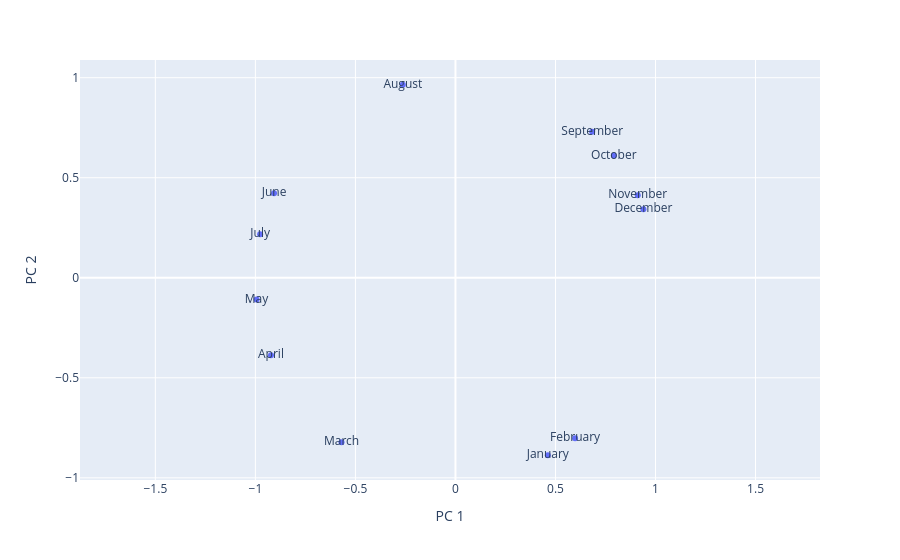

Source (notebook cell):
### Code cell
# make 2-component pca from embeddings and draw a scatterplot
model = models_months["llama8b"]
pca_embs, var_ratio = pca(model.embs, low_dim=2)
pca_embs /= pca_embs.norm(dim=1, keepdim=True)
# make aspect ratio square
fig = plotly.express.scatter(x=pca_embs[:, 0].cpu(), y=pca_embs[:, 1].cpu(), text=model.arange).update_xaxes(title="PC 1").update_yaxes(title="PC 2", scaleanchor="x")
fig

### Figure 1 — Plotly figure (JSON) as saved in the notebook; plotly's stock layout.template omitted (floating-point values rounded to 4 significant figures)
{"data": [{"hovertemplate": "x=%{x}<br>y=%{y}<br>text=%{text}<extra></extra>", "legendgroup": "", "marker": {"color": "#636efa", "symbol": "circle"}, "mode": "markers+text", "name": "", "orientation": "v", "showlegend": false, "text": ["January", "February", "March", "April", "May", "June", "July", "August", "September", "October", "November", "December"], "type": "scatter", "x": [0.4616, 0.5979, -0.5696, -0.9221, -0.994, -0.9066, -0.9762, -0.263, 0.6836, 0.7917, 0.9112, 0.9396], "xaxis": "x", "y": [-0.8871, -0.8016, -0.822, -0.387, -0.1091, 0.4221, 0.217, 0.9648, 0.7299, 0.6109, 0.412, 0.3423], "yaxis": "y"}], "layout": {"legend": {"tracegroupgap": 0}, "margin": {"t": 60}, "xaxis": {"anchor": "y", "domain": [0, 1], "title": {"text": "PC 1"}}, "yaxis": {"anchor": "x", "domain": [0, 1], "scaleanchor": "x", "title": {"text": "PC 2"}}}}
